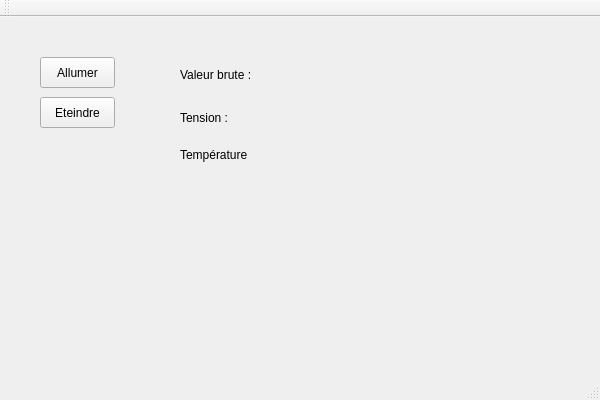
<?xml version="1.0" encoding="UTF-8"?>
<ui version="4.0">
 <class>tpMteoClass</class>
 <widget class="QMainWindow" name="tpMteoClass">
  <property name="geometry">
   <rect>
    <x>0</x>
    <y>0</y>
    <width>600</width>
    <height>400</height>
   </rect>
  </property>
  <property name="windowTitle">
   <string>tpMteo</string>
  </property>
  <widget class="QWidget" name="centralWidget">
   <widget class="QLabel" name="label">
    <property name="geometry">
     <rect>
      <x>180</x>
      <y>50</y>
      <width>71</width>
      <height>16</height>
     </rect>
    </property>
    <property name="text">
     <string>Valeur brute :</string>
    </property>
   </widget>
   <widget class="QPushButton" name="On">
    <property name="geometry">
     <rect>
      <x>40</x>
      <y>40</y>
      <width>75</width>
      <height>31</height>
     </rect>
    </property>
    <property name="text">
     <string>Allumer</string>
    </property>
   </widget>
   <widget class="QPushButton" name="Off">
    <property name="geometry">
     <rect>
      <x>40</x>
      <y>80</y>
      <width>75</width>
      <height>31</height>
     </rect>
    </property>
    <property name="text">
     <string>Eteindre</string>
    </property>
   </widget>
   <widget class="QLabel" name="temp">
    <property name="geometry">
     <rect>
      <x>260</x>
      <y>130</y>
      <width>91</width>
      <height>21</height>
     </rect>
    </property>
    <property name="text">
     <string/>
    </property>
   </widget>
   <widget class="QLabel" name="label_10">
    <property name="geometry">
     <rect>
      <x>180</x>
      <y>130</y>
      <width>71</width>
      <height>16</height>
     </rect>
    </property>
    <property name="text">
     <string>Température :</string>
    </property>
   </widget>
   <widget class="QLabel" name="bruteValue">
    <property name="geometry">
     <rect>
      <x>260</x>
      <y>50</y>
      <width>61</width>
      <height>16</height>
     </rect>
    </property>
    <property name="text">
     <string/>
    </property>
   </widget>
   <widget class="QLabel" name="label_2">
    <property name="geometry">
     <rect>
      <x>180</x>
      <y>90</y>
      <width>47</width>
      <height>21</height>
     </rect>
    </property>
    <property name="text">
     <string>Tension :</string>
    </property>
   </widget>
   <widget class="QLabel" name="tension">
    <property name="geometry">
     <rect>
      <x>240</x>
      <y>92</y>
      <width>71</width>
      <height>21</height>
     </rect>
    </property>
    <property name="text">
     <string/>
    </property>
   </widget>
  </widget>
  <widget class="QMenuBar" name="menuBar">
   <property name="geometry">
    <rect>
     <x>0</x>
     <y>0</y>
     <width>600</width>
     <height>21</height>
    </rect>
   </property>
  </widget>
  <widget class="QToolBar" name="mainToolBar">
   <attribute name="toolBarArea">
    <enum>TopToolBarArea</enum>
   </attribute>
   <attribute name="toolBarBreak">
    <bool>false</bool>
   </attribute>
  </widget>
  <widget class="QStatusBar" name="statusBar"/>
 </widget>
 <layoutdefault spacing="6" margin="11"/>
 <resources>
  <include location="tpMteo.qrc"/>
 </resources>
 <connections>
  <connection>
   <sender>On</sender>
   <signal>clicked()</signal>
   <receiver>tpMteoClass</receiver>
   <slot>On()</slot>
   <hints>
    <hint type="sourcelabel">
     <x>77</x>
     <y>88</y>
    </hint>
    <hint type="destinationlabel">
     <x>299</x>
     <y>199</y>
    </hint>
   </hints>
  </connection>
  <connection>
   <sender>Off</sender>
   <signal>clicked()</signal>
   <receiver>tpMteoClass</receiver>
   <slot>Off()</slot>
   <hints>
    <hint type="sourcelabel">
     <x>77</x>
     <y>128</y>
    </hint>
    <hint type="destinationlabel">
     <x>299</x>
     <y>199</y>
    </hint>
   </hints>
  </connection>
 </connections>
 <slots>
  <slot>On()</slot>
  <slot>Off()</slot>
 </slots>
</ui>
